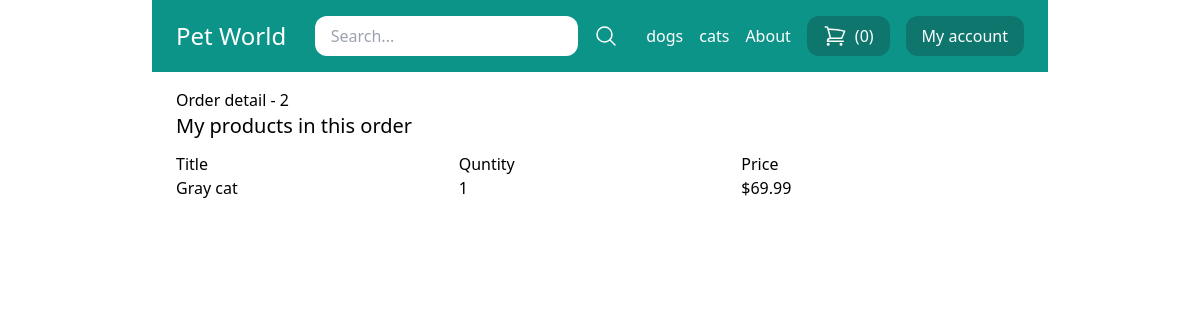
The page /my-store/order-detail/2/ (signed in) on the database its author committed.
### store/models.py (models this page shows, shortened)
class Category(models.Model):
    title = models.CharField(max_length = 50)
    slug = models.SlugField(max_length = 50)
    class Meta:
        verbose_name_plural ='Categories'

class Order(models.Model):
    first_name = models.CharField(max_length= 255, )
    last_name = models.CharField(max_length= 255, )
    address = models.CharField(max_length= 255, )
    zipcode = models.CharField(max_length= 255, )
    city = models.CharField(max_length= 255, )
    paid_amount = models.IntegerField(blank=True, null= True)
    is_paid = models.BooleanField(default = False)
    merchant_id = models.CharField(max_length=255)
    created_by = models.ForeignKey(User, related_name= 'orders', on_delete = models.SET_NULL, null=True)
    created_at = models.DateTimeField(auto_now_add=True)

class OrderItem(models.Model):
    order = models.ForeignKey(Order, related_name='items', on_delete=models.CASCADE)
    product = models.ForeignKey(Product, related_name= 'items', on_delete = models.CASCADE)
    price = models.IntegerField()
    quantity = models.IntegerField(default = 1)
    def get_display_price(self):
        return self.price / 100

class Product(models.Model):
    DRAFT = 'draft'
    WAITING_APPROVAL = 'waintingapproval'
    ACTIVE = 'active'
    DELETED = 'deleted'
    STATUS_CHOICES = (
        (DRAFT, 'Draft'),
        (WAITING_APPROVAL,'Waiting approval'),
        (ACTIVE,'Active'),
        (DELETED,'Deleted')
    )
    user = models.ForeignKey(User, related_name='products', on_delete= models.CASCADE)
    category = models.ForeignKey(Category, related_name='products', on_delete= models.CASCADE)
    age =  models.IntegerField( blank = True, null = True)
    title = models.CharField(max_length = 50)
    slug = models.SlugField(max_length = 50)
    description = models.TextField(blank = True)
    price = models.IntegerField()
    image =models.ImageField(upload_to='uploads/product_images/', blank=True, null=True)
    thumbnail = models.ImageField(upload_to='upload/product_images/thumbnail/', blank=True, null=True)
    created_at = models.DateTimeField(auto_now_add=True)
    updated_at = models.DateTimeField(auto_now=True)
    status = models.CharField(max_length=50, choices = STATUS_CHOICES, default= ACTIVE)
    class Meta:
        ordering = ('-created_at',)

### userprofile/views.py (the view)
# urls.py: path('my-store/order-detail/<int:pk>/', views.my_store_order_detail, name= 'my_store_order_detail'),
@login_required
def my_store_order_detail(request,pk):
    order = get_object_or_404(Order, pk=pk)
    return render(request, 'userprofile/my_store_order_detail.html', {
        'order':order
    })

### store/cart.py (called while the page is built)
    def __len__(self):
        return sum(item['quantity'] for item in self.cart.values())

### store/context_processors.py (called while the page is built)
def cart(request):
    return{'cart': Cart(request)}

### store/templatetags/menu.py (called while the page is built)
@register.inclusion_tag("core/menu.html")
def menu():
    categories = Category.objects.all()
    return {'categories': categories}

### userprofile/templates/userprofile/my_store_order_detail.html (shortened to what this page needs)
{% extends 'core/base.html' %}
{% block content %}
    <h1 classs="mb-6 text-2xl">Order detail - {{ order.id }} </h1>
    <h2 class="mb-3 text-xl">My products in this order </h2>
    <div class="flex flex-wrap">
        <div class="w-1/3">
            <stromg>Title</strong>
        </div>
        <div class="w-1/3">
            <stromg>Quntity</strong>
        </div>
        <div class="w-1/3">
            <stromg>Price</strong>
        </div>
    </div>
    {% for item in order.items.all %}
        {% if item.product.user == request.user %}
        <div class="flex flex-wrap">
            <div class="w-1/3">
                {{ item.product.title }}
            </div>
            <div class="w-1/3">
                {{ item.quantity }}
            </div>
            <div class="w-1/3">
                ${{ item.get_display_price }}
            </div>
        </div
        {% endif %}
    {% endfor %}
{% endblock  %}

### core/templates/core/menu.html
{% for category in categories %}
<a href="{% url 'category_detail' category.slug  %}" class="text-white">{{ category.title }}</a>
{% endfor %}
<a href="{% url 'about' %}" class="text-white">About</a>

### rows shown on the page
Category: title "dogs"
Category: title "cats"
Order: id "2"
OrderItem: product "Gray cat", quantity "1", get_display_price "69.99"

### other values the page prints
{{ cart|length }} "0"
